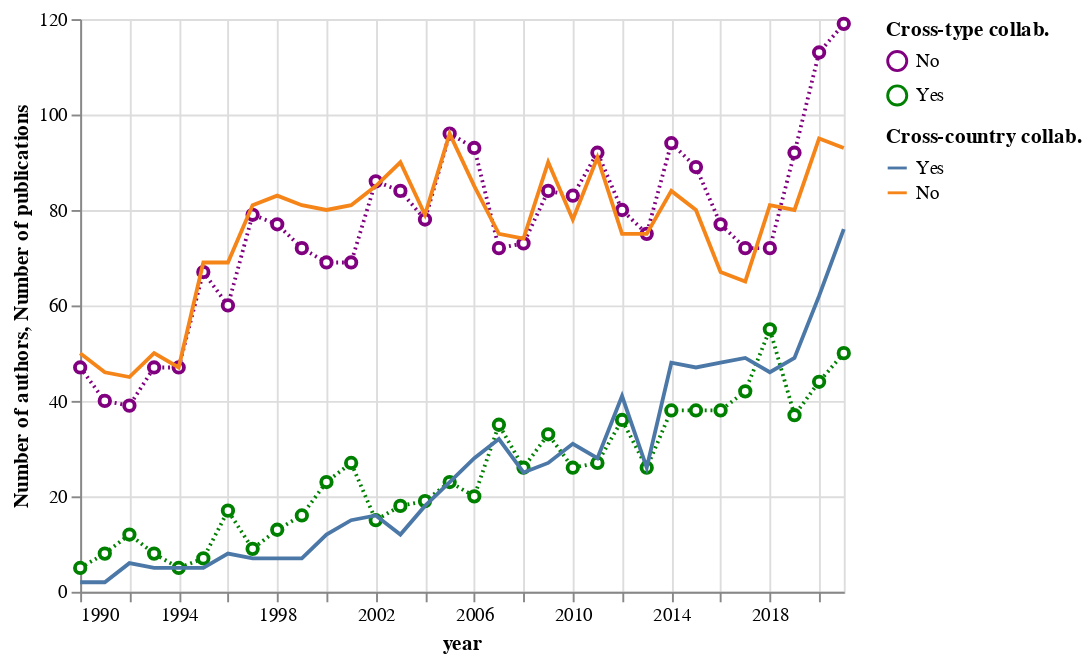

The notebook cell saved with this chart:
### Code cell
alt.layer(
    cross_type_count,
    cross_country_count
).resolve_scale(
    color='independent'
)

### Figure 1 — Vega-Lite specification as saved in the notebook (floating-point values rounded to 4 significant figures)
{"config": {"view": {"continuousWidth": 400, "continuousHeight": 300}}, "layer": [{"data": {"name": "data-6018ed2494c8d8420280e0ef8b3ed4ae"}, "mark": {"type": "line", "point": {"filled": false, "fill": "white"}, "strokeDash": [1, 2]}, "encoding": {"color": {"field": "type", "scale": {"domain": ["No", "Yes"], "range": ["purple", "green"]}, "sort": ["Yes", "No"], "title": "Cross-type collab.", "type": "nominal"}, "x": {"field": "year", "type": "temporal"}, "y": {"field": "count", "title": "Number of authors", "type": "quantitative"}}}, {"data": {"name": "data-40e384783310fb81a9bd53e818d8c686"}, "mark": "line", "encoding": {"color": {"field": "type", "sort": ["Yes", "No"], "title": "Cross-country collab.", "type": "nominal"}, "x": {"field": "year", "type": "temporal"}, "y": {"field": "count", "title": "Number of publications", "type": "quantitative"}}}], "resolve": {"scale": {"color": "independent"}}, "$schema": "https://vega.github.io/schema/vega-lite/v4.17.0.json", "datasets": {"data-6018ed2494c8d8420280e0ef8b3ed4ae": [{"year": "1990-01-01T00:00:00", "type": "No", "count": 47, "ratio": 0.9038}, {"year": "1990-01-01T00:00:00", "type": "Yes", "count": 5, "ratio": 0.09615}, {"year": "1991-01-01T00:00:00", "type": "No", "count": 40, "ratio": 0.8333}, {"year": "1991-01-01T00:00:00", "type": "Yes", "count": 8, "ratio": 0.1667}, {"year": "1992-01-01T00:00:00", "type": "No", "count": 39, "ratio": 0.7647}, {"year": "1992-01-01T00:00:00", "type": "Yes", "count": 12, "ratio": 0.2353}, {"year": "1993-01-01T00:00:00", "type": "No", "count": 47, "ratio": 0.8545}, {"year": "1993-01-01T00:00:00", "type": "Yes", "count": 8, "ratio": 0.1455}, {"year": "1994-01-01T00:00:00", "type": "No", "count": 47, "ratio": 0.9038}, {"year": "1994-01-01T00:00:00", "type": "Yes", "count": 5, "ratio": 0.09615}, {"year": "1995-01-01T00:00:00", "type": "No", "count": 67, "ratio": 0.9054}, {"year": "1995-01-01T00:00:00", "type": "Yes", "count": 7, "ratio": 0.09459}, {"year": "1996-01-01T00:00:00", "type": "No", "count": 60, "ratio": 0.7792}, {"year": "1996-01-01T00:00:00", "type": "Yes", "count": 17, "ratio": 0.2208}, {"year": "1997-01-01T00:00:00", "type": "No", "count": 79, "ratio": 0.8977}, {"year": "1997-01-01T00:00:00", "type": "Yes", "count": 9, "ratio": 0.1023}, {"year": "1998-01-01T00:00:00", "type": "No", "count": 77, "ratio": 0.8556}, {"year": "1998-01-01T00:00:00", "type": "Yes", "count": 13, "ratio": 0.1444}, {"year": "1999-01-01T00:00:00", "type": "No", "count": 72, "ratio": 0.8182}, {"year": "1999-01-01T00:00:00", "type": "Yes", "count": 16, "ratio": 0.1818}, {"year": "2000-01-01T00:00:00", "type": "No", "count": 69, "ratio": 0.75}, {"year": "2000-01-01T00:00:00", "type": "Yes", "count": 23, "ratio": 0.25}, {"year": "2001-01-01T00:00:00", "type": "No", "count": 69, "ratio": 0.7188}, {"year": "2001-01-01T00:00:00", "type": "Yes", "count": 27, "ratio": 0.2812}, {"year": "2002-01-01T00:00:00", "type": "No", "count": 86, "ratio": 0.8515}, {"year": "2002-01-01T00:00:00", "type": "Yes", "count": 15, "ratio": 0.1485}, {"year": "2003-01-01T00:00:00", "type": "No", "count": 84, "ratio": 0.8235}, {"year": "2003-01-01T00:00:00", "type": "Yes", "count": 18, "ratio": 0.1765}, {"year": "2004-01-01T00:00:00", "type": "No", "count": 78, "ratio": 0.8041}, {"year": "2004-01-01T00:00:00", "type": "Yes", "count": 19, "ratio": 0.1959}, {"year": "2005-01-01T00:00:00", "type": "No", "count": 96, "ratio": 0.8067}, {"year": "2005-01-01T00:00:00", "type": "Yes", "count": 23, "ratio": 0.1933}, {"year": "2006-01-01T00:00:00", "type": "No", "count": 93, "ratio": 0.823}, {"year": "2006-01-01T00:00:00", "type": "Yes", "count": 20, "ratio": 0.177}, {"year": "2007-01-01T00:00:00", "type": "No", "count": 72, "ratio": 0.6729}, {"year": "2007-01-01T00:00:00", "type": "Yes", "count": 35, "ratio": 0.3271}, {"year": "2008-01-01T00:00:00", "type": "No", "count": 73, "ratio": 0.7374}, {"year": "2008-01-01T00:00:00", "type": "Yes", "count": 26, "ratio": 0.2626}, {"year": "2009-01-01T00:00:00", "type": "No", "count": 84, "ratio": 0.7179}, {"year": "2009-01-01T00:00:00", "type": "Yes", "count": 33, "ratio": 0.2821}, {"year": "2010-01-01T00:00:00", "type": "No", "count": 83, "ratio": 0.7615}, {"year": "2010-01-01T00:00:00", "type": "Yes", "count": 26, "ratio": 0.2385}, {"year": "2011-01-01T00:00:00", "type": "No", "count": 92, "ratio": 0.7731}, {"year": "2011-01-01T00:00:00", "type": "Yes", "count": 27, "ratio": 0.2269}, {"year": "2012-01-01T00:00:00", "type": "No", "count": 80, "ratio": 0.6897}, {"year": "2012-01-01T00:00:00", "type": "Yes", "count": 36, "ratio": 0.3103}, {"year": "2013-01-01T00:00:00", "type": "No", "count": 75, "ratio": 0.7426}, {"year": "2013-01-01T00:00:00", "type": "Yes", "count": 26, "ratio": 0.2574}, {"year": "2014-01-01T00:00:00", "type": "No", "count": 94, "ratio": 0.7121}, {"year": "2014-01-01T00:00:00", "type": "Yes", "count": 38, "ratio": 0.2879}, {"year": "2015-01-01T00:00:00", "type": "No", "count": 89, "ratio": 0.7008}, {"year": "2015-01-01T00:00:00", "type": "Yes", "count": 38, "ratio": 0.2992}, {"year": "2016-01-01T00:00:00", "type": "No", "count": 77, "ratio": 0.6696}, {"year": "2016-01-01T00:00:00", "type": "Yes", "count": 38, "ratio": 0.3304}, {"year": "2017-01-01T00:00:00", "type": "No", "count": 72, "ratio": 0.6316}, {"year": "2017-01-01T00:00:00", "type": "Yes", "count": 42, "ratio": 0.3684}, {"year": "2018-01-01T00:00:00", "type": "No", "count": 72, "ratio": 0.5669}, {"year": "2018-01-01T00:00:00", "type": "Yes", "count": 55, "ratio": 0.4331}, {"year": "2019-01-01T00:00:00", "type": "No", "count": 92, "ratio": 0.7132}, {"year": "2019-01-01T00:00:00", "type": "Yes", "count": 37, "ratio": 0.2868}, {"year": "2020-01-01T00:00:00", "type": "No", "count": 113, "ratio": 0.7197}, {"year": "2020-01-01T00:00:00", "type": "Yes", "count": 44, "ratio": 0.2803}, {"year": "2021-01-01T00:00:00", "type": "No", "count": 119, "ratio": 0.7041}, {"year": "2021-01-01T00:00:00", "type": "Yes", "count": 50, "ratio": 0.2959}], "data-40e384783310fb81a9bd53e818d8c686": [{"year": "1990-01-01T00:00:00", "type": "No", "count": 50, "ratio": 0.9615}, {"year": "1990-01-01T00:00:00", "type": "Yes", "count": 2, "ratio": 0.03846}, {"year": "1991-01-01T00:00:00", "type": "No", "count": 46, "ratio": 0.9583}, {"year": "1991-01-01T00:00:00", "type": "Yes", "count": 2, "ratio": 0.04167}, {"year": "1992-01-01T00:00:00", "type": "No", "count": 45, "ratio": 0.8824}, {"year": "1992-01-01T00:00:00", "type": "Yes", "count": 6, "ratio": 0.1176}, {"year": "1993-01-01T00:00:00", "type": "No", "count": 50, "ratio": 0.9091}, {"year": "1993-01-01T00:00:00", "type": "Yes", "count": 5, "ratio": 0.09091}, {"year": "1994-01-01T00:00:00", "type": "No", "count": 47, "ratio": 0.9038}, {"year": "1994-01-01T00:00:00", "type": "Yes", "count": 5, "ratio": 0.09615}, {"year": "1995-01-01T00:00:00", "type": "No", "count": 69, "ratio": 0.9324}, {"year": "1995-01-01T00:00:00", "type": "Yes", "count": 5, "ratio": 0.06757}, {"year": "1996-01-01T00:00:00", "type": "No", "count": 69, "ratio": 0.8961}, {"year": "1996-01-01T00:00:00", "type": "Yes", "count": 8, "ratio": 0.1039}, {"year": "1997-01-01T00:00:00", "type": "No", "count": 81, "ratio": 0.9205}, {"year": "1997-01-01T00:00:00", "type": "Yes", "count": 7, "ratio": 0.07955}, {"year": "1998-01-01T00:00:00", "type": "No", "count": 83, "ratio": 0.9222}, {"year": "1998-01-01T00:00:00", "type": "Yes", "count": 7, "ratio": 0.07778}, {"year": "1999-01-01T00:00:00", "type": "No", "count": 81, "ratio": 0.9205}, {"year": "1999-01-01T00:00:00", "type": "Yes", "count": 7, "ratio": 0.07955}, {"year": "2000-01-01T00:00:00", "type": "No", "count": 80, "ratio": 0.8696}, {"year": "2000-01-01T00:00:00", "type": "Yes", "count": 12, "ratio": 0.1304}, {"year": "2001-01-01T00:00:00", "type": "No", "count": 81, "ratio": 0.8438}, {"year": "2001-01-01T00:00:00", "type": "Yes", "count": 15, "ratio": 0.1562}, {"year": "2002-01-01T00:00:00", "type": "No", "count": 85, "ratio": 0.8416}, {"year": "2002-01-01T00:00:00", "type": "Yes", "count": 16, "ratio": 0.1584}, {"year": "2003-01-01T00:00:00", "type": "No", "count": 90, "ratio": 0.8824}, {"year": "2003-01-01T00:00:00", "type": "Yes", "count": 12, "ratio": 0.1176}, {"year": "2004-01-01T00:00:00", "type": "No", "count": 79, "ratio": 0.8144}, {"year": "2004-01-01T00:00:00", "type": "Yes", "count": 18, "ratio": 0.1856}, {"year": "2005-01-01T00:00:00", "type": "No", "count": 96, "ratio": 0.8067}, {"year": "2005-01-01T00:00:00", "type": "Yes", "count": 23, "ratio": 0.1933}, {"year": "2006-01-01T00:00:00", "type": "No", "count": 85, "ratio": 0.7522}, {"year": "2006-01-01T00:00:00", "type": "Yes", "count": 28, "ratio": 0.2478}, {"year": "2007-01-01T00:00:00", "type": "No", "count": 75, "ratio": 0.7009}, {"year": "2007-01-01T00:00:00", "type": "Yes", "count": 32, "ratio": 0.2991}, {"year": "2008-01-01T00:00:00", "type": "No", "count": 74, "ratio": 0.7475}, {"year": "2008-01-01T00:00:00", "type": "Yes", "count": 25, "ratio": 0.2525}, {"year": "2009-01-01T00:00:00", "type": "No", "count": 90, "ratio": 0.7692}, {"year": "2009-01-01T00:00:00", "type": "Yes", "count": 27, "ratio": 0.2308}, {"year": "2010-01-01T00:00:00", "type": "No", "count": 78, "ratio": 0.7156}, {"year": "2010-01-01T00:00:00", "type": "Yes", "count": 31, "ratio": 0.2844}, {"year": "2011-01-01T00:00:00", "type": "No", "count": 91, "ratio": 0.7647}, {"year": "2011-01-01T00:00:00", "type": "Yes", "count": 28, "ratio": 0.2353}, {"year": "2012-01-01T00:00:00", "type": "No", "count": 75, "ratio": 0.6466}, {"year": "2012-01-01T00:00:00", "type": "Yes", "count": 41, "ratio": 0.3534}, {"year": "2013-01-01T00:00:00", "type": "No", "count": 75, "ratio": 0.7426}, {"year": "2013-01-01T00:00:00", "type": "Yes", "count": 26, "ratio": 0.2574}, {"year": "2014-01-01T00:00:00", "type": "No", "count": 84, "ratio": 0.6364}, {"year": "2014-01-01T00:00:00", "type": "Yes", "count": 48, "ratio": 0.3636}, {"year": "2015-01-01T00:00:00", "type": "No", "count": 80, "ratio": 0.6299}, {"year": "2015-01-01T00:00:00", "type": "Yes", "count": 47, "ratio": 0.3701}, {"year": "2016-01-01T00:00:00", "type": "No", "count": 67, "ratio": 0.5826}, {"year": "2016-01-01T00:00:00", "type": "Yes", "count": 48, "ratio": 0.4174}, {"year": "2017-01-01T00:00:00", "type": "No", "count": 65, "ratio": 0.5702}, {"year": "2017-01-01T00:00:00", "type": "Yes", "count": 49, "ratio": 0.4298}, {"year": "2018-01-01T00:00:00", "type": "No", "count": 81, "ratio": 0.6378}, {"year": "2018-01-01T00:00:00", "type": "Yes", "count": 46, "ratio": 0.3622}, {"year": "2019-01-01T00:00:00", "type": "No", "count": 80, "ratio": 0.6202}, {"year": "2019-01-01T00:00:00", "type": "Yes", "count": 49, "ratio": 0.3798}, {"year": "2020-01-01T00:00:00", "type": "No", "count": 95, "ratio": 0.6051}, {"year": "2020-01-01T00:00:00", "type": "Yes", "count": 62, "ratio": 0.3949}, {"year": "2021-01-01T00:00:00", "type": "No", "count": 93, "ratio": 0.5503}, {"year": "2021-01-01T00:00:00", "type": "Yes", "count": 76, "ratio": 0.4497}]}}
